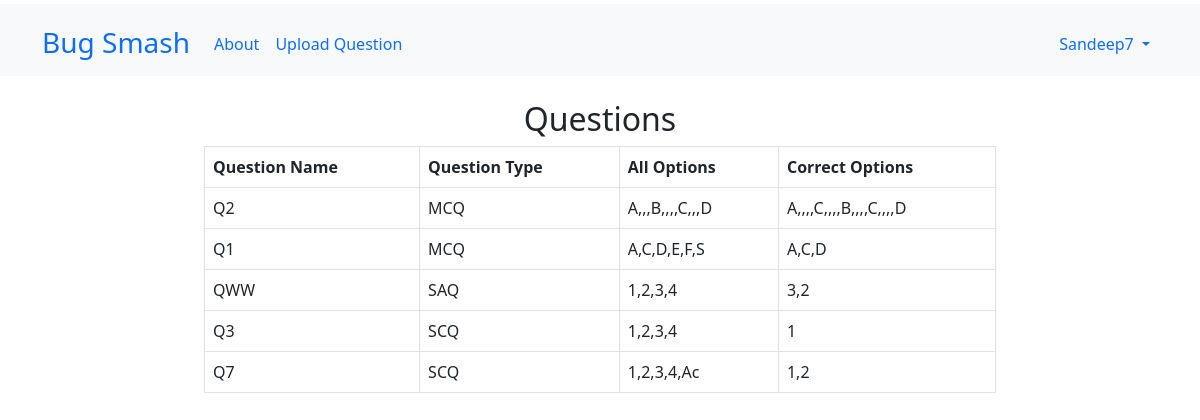
/questions (signed in), run on the app's committed database.
### core/models.py (models this page shows, shortened)
class AbstractUser(AbstractBaseUser, PermissionsMixin):
    username_validator = UnicodeUsernameValidator()
    username        = models.CharField(
                        _("Username"),
                        max_length=150,
                        unique=True,
                        help_text=_(
                            "Required. 150 characters or fewer. Letters, digits and @/./+/-/_ only."
                        ),
                        validators=[username_validator],
                        error_messages={
                            "unique": _("A user with that username already exists."),
                        },
                    )
    password        = models.CharField(_("password"), max_length=128)
    first_name      = models.CharField(_("first name"), max_length=150, blank=True)
    last_name       = models.CharField(_("last name"), max_length=150, blank=True)
    mobile_number   = models.CharField(
                        blank = False,
                        unique = True,
                        max_length = 10,
                        help_text = "Enter 10 digit phone number only"
                    )
    email           = models.EmailField(_("email address"), blank=True)
    college_name    = models.CharField(
                        max_length = 40
                    )
    department      = models.CharField(
                        blank = False,
                        max_length = 10,
                        help_text = "Enter in <b>Short form in Capital Letter</b>",
                    )
    year            = models.CharField(
                        max_length = 10,
                        choices = (
                            ("1st Year", "1st Year"),
                            ("2nd Year", "2nd Year"),
                            ("3rd Year", "3rd Year"),
                            ("4th Year", "4th Year"),
                        ),
                        default = "1st Year",
                    )
    transaction_ss  = models.ImageField(
                        _("Transaction Screenshort"),
                        upload_to = 'participant/transactions/screenshots'
                    )
    transaction_id  = models.CharField(
                        unique = True,
                        blank = False,
                        max_length = 30,
                    )
    date_joined     = models.DateTimeField(_("date joined"), default=timezone.now)
    is_staff        = models.BooleanField(
                        _("staff status"),
                        default=False,
                    )
    is_active       = models.BooleanField(
                        _("active"),
                        default= False,
                    )
    objects = UserManager()
    EMAIL_FIELD = "email"
    USERNAME_FIELD = "username"
    REQUIRED_FIELDS = ["email"]
    class Meta:
        verbose_name = _("user")
        verbose_name_plural = _("users")
        abstract = True

class User(AbstractUser):
    pass

class Question(models.Model):
    question_name   = models.CharField(
                        unique = True,
                        blank = False,
                        primary_key = True,
                        max_length = 10,
                        help_text = "please use following format, ex : <em> Q1 </em>"
                    )
    question_detail = models.ImageField(
                        upload_to = "question_codes/"
                    )
    question_type   = models.CharField(
                        max_length = 30,
                        choices = question_type_choices,
                        default = "MCQ"
                    )
    all_options     = models.CharField(
                        max_length = 300,
                        blank = True,
                        help_text = "give separated values",
                    )
    correct_options = models.CharField(
                        max_length = 300,
                        blank = False,
                        help_text = "give separated values",
                    )

### core/views.py (the view)
# urls.py: path('<str:model_name>s', views.general_table_view, name = 'table-view'),
@admin_login_required
def general_table_view(request, model_name):
    gen_view = {
        'participant' : {
            'objects' : User.objects.filter(is_staff = False),
            'headers' : ['username', 'first_name', 'last_name', 'is_active', 'mobile_number', 'email', 'college_name', 'department', 'year', 'transaction_id'],
            'links'   : [
                            ('/participants/verify', "Verify Participant"),
                        ],
        },
        'question' : {
            'headers' : ['question_name', 'question_type', 'all_options', 'correct_options'],
            'objects' : Question.objects.all(),
            'links'   : [
                            (f"/question/add", "Upload Question"),
                        ]
        },
        'test' : {
            'headers' : ['test_name', 'start_time', 'end_time'],
            'objects' : Test.objects.all(),
            'links'   : [
                            (f"/test/add", "Create Test"),
                        ]
        }
    }
    return render(request, 'table.html', {
        'title' : f"{model_name.capitalize()}s",
        'headers' : [
                        " ".join([x.capitalize() for x in header.split('_')])  for header in gen_view[model_name]['headers']
                    ],
        'model_keys' : gen_view[model_name]['headers'],
        'data' : getFormattedData(gen_view[model_name]['objects'], gen_view[model_name]['headers']),
        'links' : gen_view[model_name]['links'],
    })

### core/helper.py (called while the page is built)
def getFormattedData(modelObjects, headers):
    data = []
    for modelObject in modelObjects:
        row = model_to_dict(modelObject)
        data.append([
            row[header] for header in headers
        ])
    return data

### templates/table.html (shortened to what this page needs)
{% extends 'base.html' %}
{% load crispy_forms_tags %}
{% block body %}
    <div class="row justify-content-center">
        <div class="col-8">
            <h2 class="text-center">{{ title }}</h2>
            <table class="table table-bordered table-hover">
                <tr class="">
                    {% for header in headers %}
                        <th scope="col">{{ header }}</th>
                    {% endfor %}
                </tr>
                {% for row in data %}
                    <tr class="">
                        {% for col in row %}
                            <td scope="col">{{ col }}</td>
                        {% endfor %}
                    </tr>
                {% endfor %}
            </table>
        </div>
    </div>
{% endblock body %}

### templates/nav.html (shortened to what this page needs)
<nav class="navbar navbar-expand-lg bg-light mb-4">
    <div class="container   ">
      <a class="navbar-brand fs-3" href="{% url 'home' %}">Bug Smash</a>
      <div class="collapse navbar-collapse" id="navbarSupportedContent">
        <ul class="navbar-nav me-auto mb-2 mb-lg-0">
          <li class="nav-item">
            <a class="nav-link active" aria-current="page" href="{% url 'home' %}">About</a>
          </li>
          {% if user.is_authenticated and user.is_staff %}
            {% for link, name in links %}
            <li class="nav-item">
              <a class="nav-link active" aria-current="page" href="{{ link }}">{{ name }}</a>
            </li>
            {% endfor %}
          {% endif %}
        </ul>
				{% if user.is_authenticated %}
					<ul class="navbar-nav mr-0 mb-2 mb-lg-0">
						<li class="nav-item dropdown">
							<a class="nav-link dropdown-toggle" href="#" role="button" data-bs-toggle="dropdown" aria-expanded="false">
								{{ user.username }}
							</a>
						</li>
					</ul>
        {% else %}
					<div class="form-inline my-2 my-lg-0">
						<a href="{% url 'login' %}" class="btn btn-outline-success">Login</a>
						<a href="{% url 'register' %}" class="btn btn-primary ml-3">Register</a>
					</div>
				{% endif %}
      </div>
    </div>
  </nav>

### data on the page
User: username "Sandeep7"
Question: row "Q2" "MCQ" "A,,,B,,,,C,,,D" "A,,,,C,,,,B,,,,C,,,,D"
Question: row "Q1" "MCQ" "A,C,D,E,F,S" "A,C,D"
Question: row "QWW" "SAQ" "1,2,3,4" "3,2"
Question: row "Q3" "SCQ" "1,2,3,4"
Question: row "Q7" "SCQ" "1,2,3,4,Ac" "1,2"

### other printed values
{{ name }} "Upload Question"
{{ title }} "Questions"
{{ header }} "Question Name" "Question Type" "All Options" "Correct Options"
{{ col }} "1"
